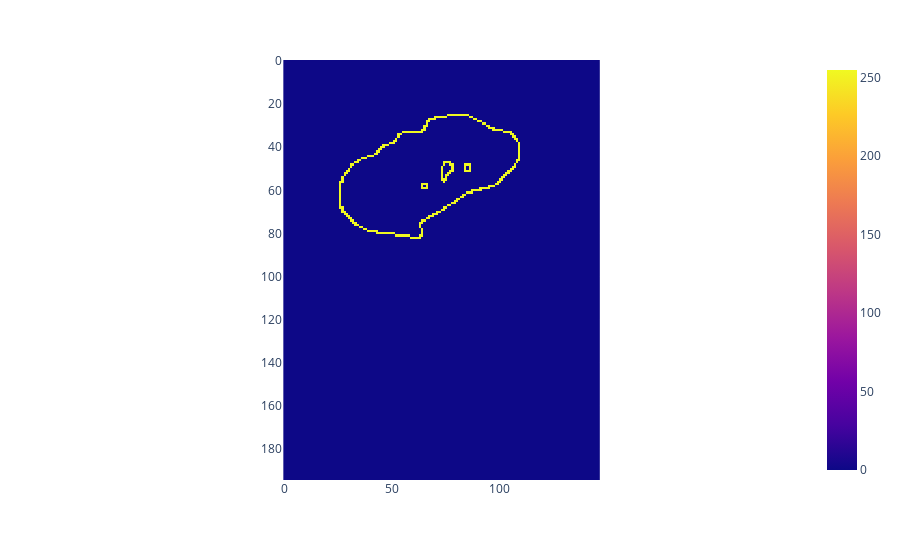

Notebook code for this chart:
### Code cell
# edges = canny(left_seg_after[max_idx, :, :])
edges = canny(max_left_seg)
px.imshow(edges)

### Figure 1 — Plotly figure (JSON) as saved in the notebook; plotly's stock layout.template omitted (floating-point values rounded to 4 significant figures; data arrays with more than 128 entries replaced by an {"elided": "..."} marker saying what was removed)
{"data": [{"coloraxis": "coloraxis", "hovertemplate": "x: %{x}<br>y: %{y}<br>color: %{z}<extra></extra>", "name": "0", "type": "heatmap", "xaxis": "x", "yaxis": "y", "z": {"elided": "195x147 int values"}}], "layout": {"coloraxis": {"colorscale": [[0, "#0d0887"], [0.1111, "#46039f"], [0.2222, "#7201a8"], [0.3333, "#9c179e"], [0.4444, "#bd3786"], [0.5556, "#d8576b"], [0.6667, "#ed7953"], [0.7778, "#fb9f3a"], [0.8889, "#fdca26"], [1, "#f0f921"]]}, "margin": {"t": 60}, "xaxis": {"anchor": "y", "constrain": "domain", "domain": [0, 1], "scaleanchor": "y"}, "yaxis": {"anchor": "x", "autorange": "reversed", "constrain": "domain", "domain": [0, 1]}}}
